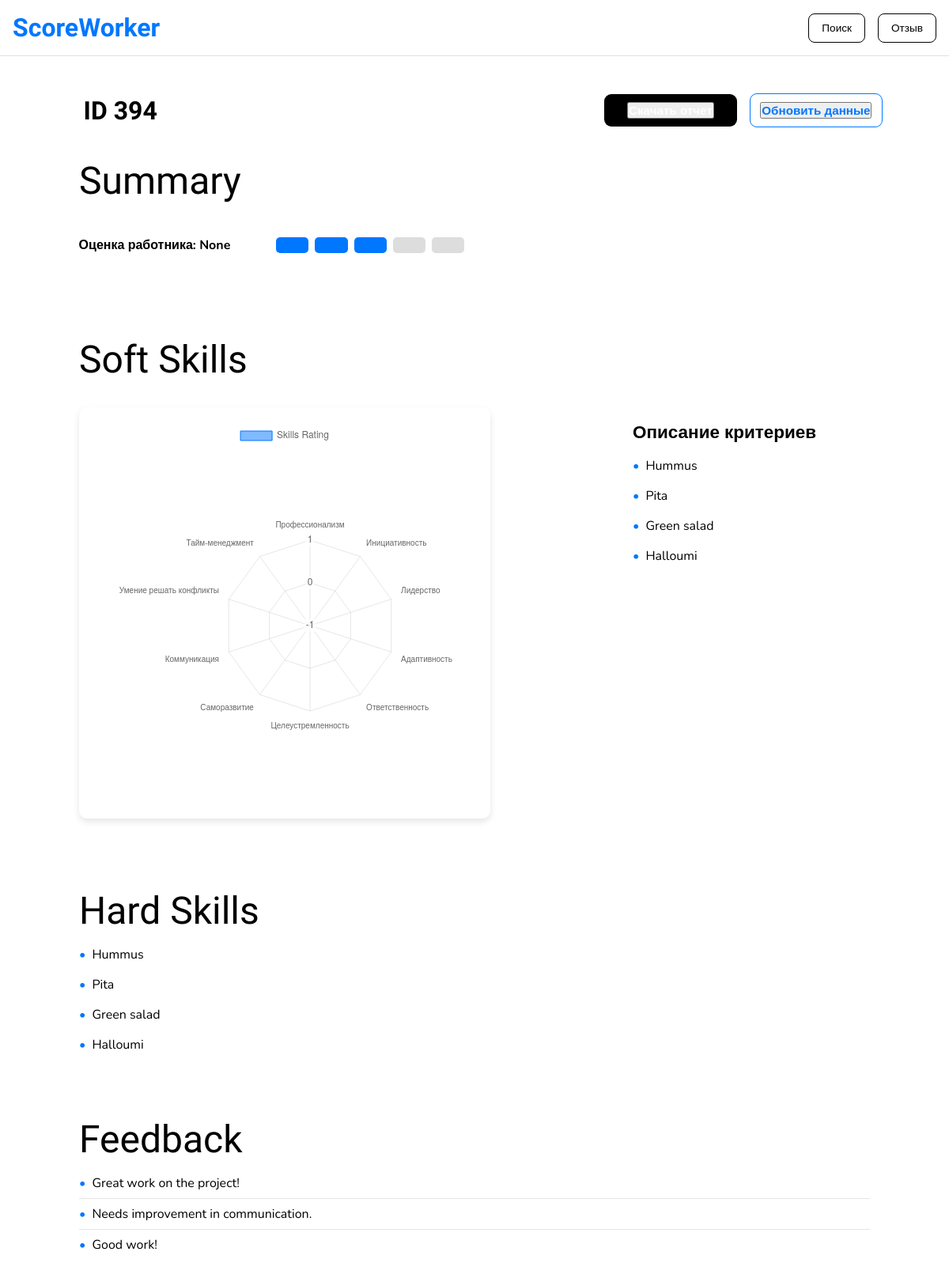
Before: /employee/1/ with the older database file.
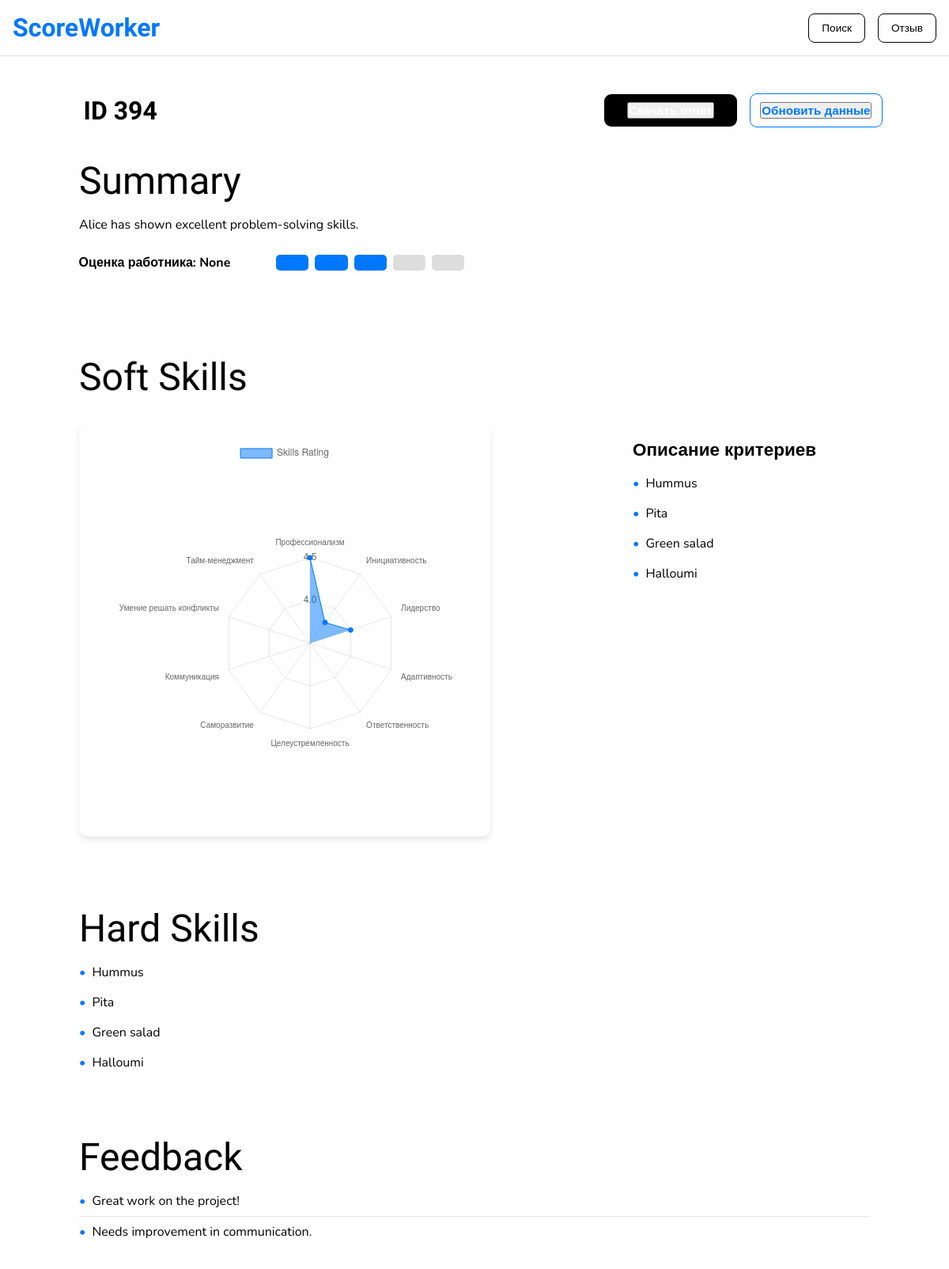
After: the same page with the newer database file.
### feedback/models.py (models this page shows)
class Employee(models.Model):
    user_id = models.CharField(max_length=10, default="394")
    password = models.CharField(max_length=128, default=make_password("password123"))
    last_login = models.DateTimeField(null=True, blank=True)

class Feedback(models.Model):
    employee = models.ForeignKey(Employee, on_delete=models.CASCADE, related_name='feedbacks')
    employeeTo = models.CharField(max_length=10, default="394")
    feedback_text = models.TextField()

class Summary(models.Model):
    employee = models.OneToOneField(Employee, on_delete=models.CASCADE, related_name='summary')
    summary_text = models.TextField()

### feedback/views.py (the view)
# urls.py: path('employee/<int:employee_id>/', views.employee_detail, name='employee_detail'),
def employee_detail(request, employee_id):
    employee = get_object_or_404(Employee, pk=employee_id)
    summary = Summary.objects.filter(employee=employee).first()
    rating = Rating.objects.filter(employee=employee).first()
    soft_skills = SoftSkill.objects.filter(employee=employee)
    hard_skills = HardSkill.objects.filter(employee=employee)
    soft_skills_data = [skill.num for skill in soft_skills]
    feedback_list = Feedback.objects.filter(employee=employee)
    return render(request, 'index.html', {
        'employee': employee,
        'summary': summary,
        'rating': rating.average_rating if rating else None,
        'soft_skills': soft_skills_data,
        'hard_skills': hard_skills,
        'feedback_list': feedback_list,
    })

### feedback/templates/index.html (shortened to what this page needs)
{% load static %}
<!DOCTYPE html>
<html lang="en">
<head>
  <link rel="stylesheet" href="{% static 'styles.css'%}">
</head>
<body>
  <header class="header">
    <p class="logo">ScoreWorker</p>
    <div class="button-container">
      <button class="button search-button" href="{% url 'main_page'%}">Поиск</button>
      <button class="button feedback-button" href="{% url 'feedback_form'%}">Отзыв</button>
    </div>
  </header>
  <main class="main-content">
    <div class="content-wrapper">
      <section class="info-card">
        <div class="info-chip">
          <p class="info-text">ID {{ employee.user_id }}</p>
        </div>
        <div class="main-button-container">
          <div class="info-chip download">
            <button onclick=downloadPDF() class="button-text">Скачать отчет</button>
          </div>
          <div class="info-chip update">
          <button class="button-text">Обновить данные</button>
          </div>
        </div>
      </section>
      <section class="summary-section">
        <div class="summary-content">
          <h2 class="summary-title">Summary</h2>
          <p class="summary-text">{{ summary.summary_text }}</p>
        </div>
      </section>
      <div class="score-wrapper">
        <div class="score-chip score">
          <p class="grade">Оценка работника: {{ rating }}</p>
        </div>
        <div class="progress">
          <div class="segment"></div>
          <div class="segment"></div>
          <div class="segment"></div>
          <div class="segment"></div>
          <div class="segment"></div>
        </div>
      </div>
      <section class="skills-section">
        <h2 class="skills-title">Soft Skills</h2>
        <div class="chart-and-description">
          <section class="chart-section">
            <canvas id="myRadarChart" class="radarChart"></canvas>
          </section>
          <div class="criteria-description">
            <h3>Описание критериев</h3>
            <ul class="skills-list">
              <li>Hummus</li>
              <li>Pita</li>
              <li>Green salad</li>
              <li>Halloumi</li>
            </ul>
          </div>
        </div>
      </section>
      <section class="skills-section">
        <h2 class="skills-title">Hard Skills</h2>
        <ul class="skills-list">
          <li>Hummus</li>
          <li>Pita</li>
          <li>Green salad</li>
          <li>Halloumi</li>
        </ul>
      </section>
      <section class="feedback-section">
        <div class="feedback-content">
          <h2 class="feedback-title">Feedback</h2>
          <section class="feedback-list">
            {% if feedback_list %}
            <ul>
              {% for feedback in feedback_list %}
              <li>{{ feedback.feedback_text }}</li>
              {% endfor %}
            </ul>
            {% else %}
            <p>No feedback available for this employee.</p>
            {% endif %}
          </section>
        </div>
      </section>
    </div>
    <script>
      const skills = {{ soft_skills }};
      const ctx = document.getElementById('myRadarChart').getContext('2d');
      const myRadarChart = new Chart(ctx, {
        type: 'radar',
        data: {
          labels: [
            'Профессионализм',
            'Инициативность',
            'Лидерство',
            'Адаптивность',
            'Ответственность',
            'Целеустремленность',
            'Саморазвитие',
            'Коммуникация',
            'Умение решать конфликты',
            'Тайм-менеджмент'
          ],
          datasets: [{
            label: 'Skills Rating',
            data: skills,
            backgroundColor: 'rgba(0, 119, 255, 0.5)',       // Blue color with 50% opacity
            borderColor: 'rgba(0, 119, 255, 1)',             // Solid blue color for the border
            borderWidth: 1,
            pointBackgroundColor: 'rgba(0, 119, 255, 1)',    // Solid blue color for points
          }]
        },
        options: {
          maintainAspectRatio: true,
          responsive: true,
          scale: {
            ticks: {
              beginAtZero: true,
              max: 5,
              stepSize: 1
            }
          },
          responsive: true,
          plugins: {
            legend: {
              position: 'top',
            },
          }
        }
      });
    </script>
    <script>
    function downloadPDF() {
  const { jsPDF } = window.jspdf;
  const doc = new jsPDF();
  // Define margins and starting position
  const margin = 10;
  let yPosition = 10;
  // Capture each section as a promise to ensure they all render before saving
  const sections = [
    { selector: ".info-card", label: "ID and Download/Update Buttons" },
    { selector: ".score-wrapper", label: "Score and Scale" },
    { selector: ".summary-section", label: "Summary" },
    { selector: ".skills-section .chart-section", label: "Soft Skills Chart" },
    { selector: ".skills-section .criteria-description", label: "Soft Skills Description" },
    { selector: ".skills-section + .skills-section", label: "Hard Skills" }
  ];
  // Store promises for each canvas render
  const sectionPromises = sections.map(section => {
    const element = document.querySelector(section.selector);
    if (element) {
      return html2canvas(element, { scale: 2 }).then((canvas) => {
        const imgData = canvas.toDataURL("image/png");
        const imgWidth = 190; // Width in mm for A4
        const imgHeight = (canvas.height * imgWidth) / canvas.width;
        if (yPosition + imgHeight > doc.internal.pageSize.height) {
          doc.addPage();  // Add a new page if space is insufficient
          yPosition = margin;
        }
        doc.addImage(imgData, 'PNG', margin, yPosition, imgWidth, imgHeight);
        yPosition += imgHeight + 10; // Adjust position for the next section
      });
    } else {
      // Return a resolved promise if no element was found for that section
      return Promise.resolve();
    }
  });
  // Wait for all sections to render and be added to the PDF
  Promise.all(sectionPromises).then(() => {
    doc.save("employee_report.pdf");
  });
}
  </script>
  </main>
</body>
</html>

### feedback/static/styles.css (style rules this page uses)
:root { --font-family-rethink-sans: 'Rethink Sans', sans-serif; --primary-color: #0077FF; --text-color: #000000; --chip-update-bg: #000000; --chip-update-text: #FFFFFF; }
* { margin: 0; padding: 0; box-sizing: border-box; }
body { background-color: var(--background-color); font-family: var(--font-family-rethink-sans); color: var(--text-color); }
.header { display: flex; justify-content: space-between; align-items: center; padding: 1rem; background-color: var(--background-color); border-bottom: 1.5px solid #E0E0E0; }
.logo { font-size: 2rem; font-weight: 600; color: var(--primary-color); }
.button-container { display: flex; gap: 1rem; margin-left: auto; }
.criteria-description, .skills-list, .feedback-list, .info-chip.update, .score-chip, .info-chip.download, .button, .summary-text, .grade { font-family: 'Nunito', sans-serif; }
.button { padding: 0.5rem 1rem; border: 1px solid var(--text-color); border-radius: 8px; font-size: 1.1rem; background-color: transparent; cursor: pointer; color: var(--text-color); font-size: 0.85rem; }
.main-content { padding: 1rem 0; }
.content-wrapper { margin: 0 7vw; }
.info-card { padding-top: 3vh; padding-bottom: 1vh; display: flex; align-items: center; }
.info-chip { flex-basis: 33.33%; padding: 0.6rem; background-color: transparent; text-align: left; }
.main-button-container { flex-basis: 66.66%; display: flex; justify-content: flex-end; gap: 1rem; align-items: center; }
.info-chip.download { min-width: 10vw; max-width: 14vw; background-color: var(--chip-update-bg); color: var(--chip-update-text); text-align: center; border-radius: 9px; }
.info-chip.update { min-width: 10vw; max-width: 14vw; border: 1.5px solid var(--primary-color); border-radius: 9px; color: var(--primary-color); text-align: center; }
.info-text { font-weight: bold; color: inherit; padding-left: 1vw; font-size: 2rem; }
.button-text { font-weight: bold; color: inherit; font-size: 0.95rem; }
.score-wrapper { display: flex; align-items: center; padding-bottom: 3vh; }
.score-chip { flex-basis: 1%; flex-shrink: 0; padding: 0.6rem; background-color: transparent; text-align: left; }
.grade { padding-left: 0.5vw; font-weight: bold; width: 20vw; }
.progress { display: flex; justify-content: space-between; width: 250px; height: 20px; padding: 0 2px; border-radius: 10px; overflow: hidden; }
.segment { flex: 1; background-color: var(--primary-color); border-radius: 5px; margin: 0 4px; }
.segment:nth-child(n + 4) { background-color: #ddd; }
.summary-section { padding: 1rem; padding-top: 3vh; }
.summary-title, .feedback-title, .skills-title { font-size: 3rem; font-weight: 500; color: var(--text-color); }
.summary-text { padding-top: 2vh; font-size: 1rem; color: var(--text-color); }
.feedback-section { margin-top: 1rem; padding: 1rem; padding-top: 5vh; padding-bottom: 7vh; background-color: transparent; }
.chart-and-description { padding-top: 2vh; display: flex; align-items: flex-start; gap: 15vw; margin-top: 1rem; }
.skills-section { margin-top: 1rem; padding: 1rem; background-color: transparent; }
.skills-title { padding-top: 5vh; }
.chart-section { flex: 1; display: flex; align-items: flex-start; gap: 2rem; justify-content: center; background-color: white; padding: 20px; border-radius: 10px; box-shadow: 0px 4px 8px rgba(0, 0, 0, 0.1); max-width: 50vw; }
.radarChart { width: 100%; height: auto; }
.criteria-description { font-family: 'Nunito', sans-serif; font-size: 1.2rem; margin-top: 1rem; color: var(--text-color); flex: 1; max-width: 25vw; }
.skills-list { list-style-type: none; padding: 0; margin-top: 0.5rem; }
.skills-list li { display: flex; align-items: center; font-size: 1rem; color: var(--text-color); padding: 0.5rem 0; font-weight: 400; }
.skills-list li:last-child { border-bottom: none; }
.skills-list li::before { content: "•"; color: var(--primary-color); font-weight: bold; margin-right: 0.5rem; }
.criteria-description { font-size: 1.2rem; font-weight: bold; margin-top: 1rem; color: var(--text-color); }
.feedback-list { list-style-type: none; padding: 0; margin-top: 0.5rem; }
.feedback-list li { display: flex; align-items: center; font-size: 1rem; color: var(--text-color); padding: 0.5rem 0; border-bottom: 1px solid rgba(0, 0, 0, 0.1); }
.feedback-list li:last-child { border-bottom: none; }
.feedback-list li::before { content: "•"; color: var(--primary-color); font-weight: bold; margin-right: 0.5rem; }

Changed rows visible on the page:
removed Feedback: feedback_text "Good work!"
added Summary: summary_text "Alice has shown excellent problem-solving skills."
Other visible differences:
chart data {{ soft_skills }}: [] → [4.5, 3.8, 4.0]
